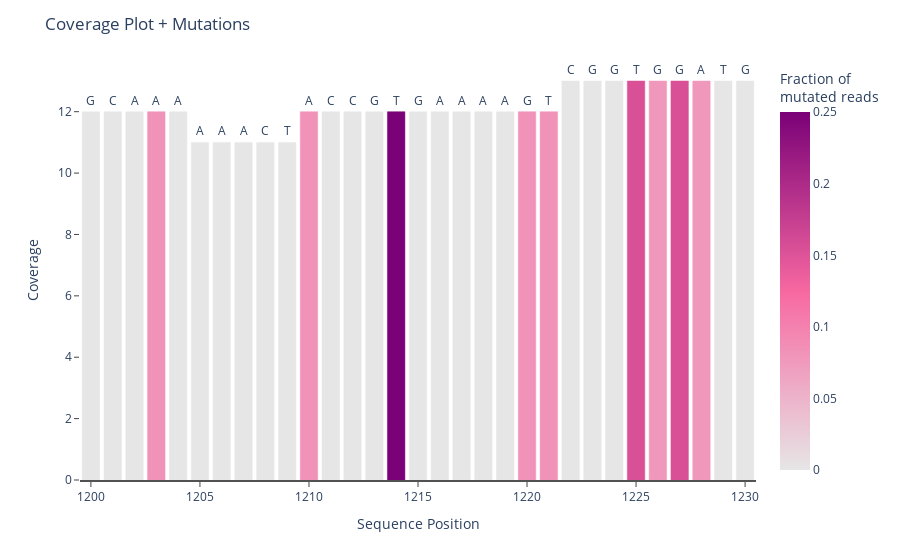

Notebook code for this chart:
### Code cell
start_region = 1200
end_region = 1230

fig = plot_coverage_muts(start_pos_all, end_pos_all, start_region, end_region, muts_df_summary, ref_seq_list)

### Figure 1 — Plotly figure (JSON) as saved in the notebook; plotly's stock layout.template omitted (floating-point values rounded to 4 significant figures; data arrays with more than 128 entries replaced by an {"elided": "..."} marker saying what was removed)
{"data": [{"alignmentgroup": "True", "customdata": {"elided": "31x8 mixed values"}, "hovertemplate": "ref_seq=%{customdata[3]}<br>A=%{customdata[4]:.0f}<br>C=%{customdata[5]:.0f}<br>G=%{customdata[6]:.0f}<br>T=%{customdata[7]:.0f}<extra></extra>", "legendgroup": "", "marker": {"color": [0, 0, 0, 0.08333, 0, 0, 0, 0, 0, 0, 0.08333, 0, 0, 0, 0.25, 0, 0, 0, 0, 0, 0.08333, 0.08333, 0, 0, 0, 0.1538, 0.07692, 0.1538, 0.07692, 0, 0], "coloraxis": "coloraxis", "line": {"color": [0, 0, 0, 0.08333, 0, 0, 0, 0, 0, 0, 0.08333, 0, 0, 0, 0.25, 0, 0, 0, 0, 0, 0.08333, 0.08333, 0, 0, 0, 0.1538, 0.07692, 0.1538, 0.07692, 0, 0]}}, "name": "", "offsetgroup": "", "orientation": "v", "showlegend": false, "text": ["G", "C", "A", "A", "A", "A", "A", "A", "C", "T", "A", "C", "C", "G", "T", "G", "A", "A", "A", "A", "G", "T", "C", "G", "G", "T", "G", "G", "A", "T", "G"], "textposition": "outside", "type": "bar", "x": [1200, 1201, 1202, 1203, 1204, 1205, 1206, 1207, 1208, 1209, 1210, 1211, 1212, 1213, 1214, 1215, 1216, 1217, 1218, 1219, 1220, 1221, 1222, 1223, 1224, 1225, 1226, 1227, 1228, 1229, 1230], "xaxis": "x", "y": [12, 12, 12, 12, 12, 11, 11, 11, 11, 11, 12, 12, 12, 12, 12, 12, 12, 12, 12, 12, 12, 12, 13, 13, 13, 13, 13, 13, 13, 13, 13], "yaxis": "y"}], "layout": {"autosize": true, "barmode": "relative", "coloraxis": {"colorbar": {"title": {"text": "Fraction of <br>mutated reads"}}, "colorscale": [[0, "rgb(230,230,230)"], [0.5, "rgb(247,104,161)"], [1, "rgb(122,1,119)"]]}, "colorscale": {"sequential": [[0, "rgb(230,230,230)"], [0.5, "rgb(247,104,161)"], [1, "rgb(122,1,119)"]]}, "legend": {"tracegroupgap": 0}, "margin": {"t": 60}, "plot_bgcolor": "white", "title": {"text": "Coverage Plot + Mutations"}, "uniformtext": {"minsize": 8, "mode": "hide"}, "xaxis": {"anchor": "y", "autorange": true, "domain": [0, 1], "linecolor": "rgb(82,82,82)", "linewidth": 2, "range": [1200.0, 1230.0], "showgrid": false, "showline": true, "showticklabels": true, "ticks": "outside", "title": {"text": "Sequence Position"}, "type": "linear"}, "yaxis": {"anchor": "x", "autorange": true, "domain": [0, 1], "range": [0, 13.68], "showline": false, "ticks": "outside", "title": {"text": "Coverage"}, "type": "linear"}}}
